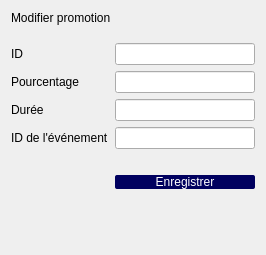
          <widget class="QWidget" name="scrollAreaWidgetContents_14">
           <property name="geometry">
            <rect>
             <x>0</x>
             <y>0</y>
             <width>266</width>
             <height>255</height>
            </rect>
           </property>
           <layout class="QFormLayout" name="formLayout_46">
            <item row="0" column="0" colspan="2">
             <widget class="QLabel" name="label_85">
              <property name="styleSheet">
               <string notr="true">font: 18pt &quot;Nunito Sans&quot;;</string>
              </property>
              <property name="text">
               <string>Modifier promotion</string>
              </property>
             </widget>
            </item>
            <item row="1" column="1">
             <layout class="QHBoxLayout" name="horizontalLayout_65"/>
            </item>
            <item row="2" column="1">
             <layout class="QHBoxLayout" name="horizontalLayout_133"/>
            </item>
            <item row="4" column="0">
             <widget class="QLabel" name="label_86">
              <property name="text">
               <string>ID</string>
              </property>
             </widget>
            </item>
            <item row="4" column="1">
             <widget class="QLineEdit" name="lineEdit12_13"/>
            </item>
            <item row="5" column="0">
             <widget class="QLabel" name="label_277">
              <property name="text">
               <string>Pourcentage</string>
              </property>
             </widget>
            </item>
            <item row="5" column="1">
             <widget class="QLineEdit" name="lineEdit_93"/>
            </item>
            <item row="6" column="0">
             <widget class="QLabel" name="label_87">
              <property name="text">
               <string>Durée</string>
              </property>
             </widget>
            </item>
            <item row="6" column="1">
             <widget class="QLineEdit" name="lineEdit13_13"/>
            </item>
            <item row="7" column="0">
             <widget class="QLabel" name="label_14">
              <property name="text">
               <string>ID de l'événement</string>
              </property>
             </widget>
            </item>
            <item row="7" column="1">
             <widget class="QLineEdit" name="lineEdit_14"/>
            </item>
            <item row="8" column="0">
             <widget class="QLabel" name="label_88">
              <property name="text">
               <string/>
              </property>
             </widget>
            </item>
            <item row="10" column="1">
             <widget class="QPushButton" name="pushButton_57">
              <property name="styleSheet">
               <string notr="true">QPushButton
{
	border: 10 px;border-radius: 2px;
background-color: rgb(0, 0, 95);
color:white;
	font: 25 9pt &quot;Nunito&quot;;
}</string>
              </property>
              <property name="text">
               <string>Enregistrer</string>
              </property>
             </widget>
            </item>
           </layout>
          </widget>
